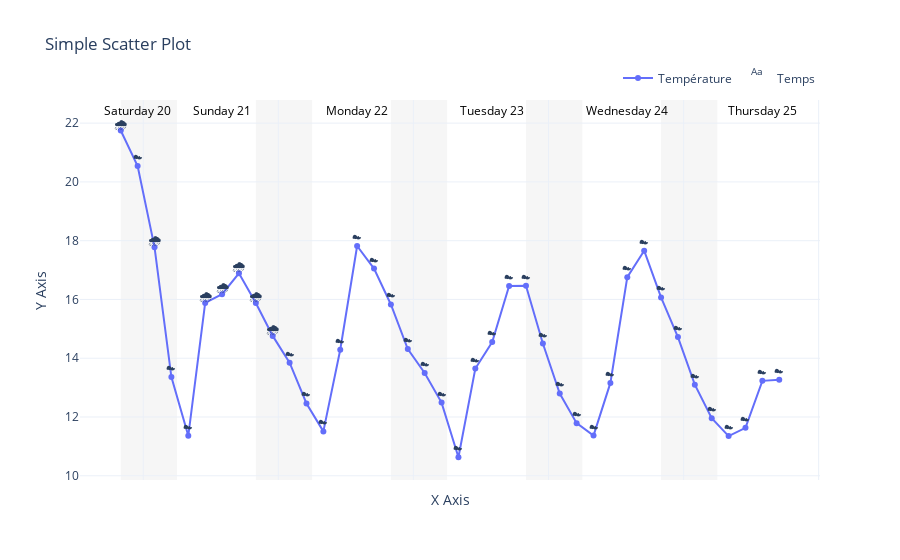

Notebook cell for this chart:
### Code cell
import plotly.graph_objects as go
from main import create_weather_plot, getForecast, geocoding, EMOJIS, API_KEY
from datetime import datetime
import pandas as pd
from streamlit_plotly_events import plotly_events

city = "Paris"
lat, lon = geocoding(city)
data = getForecast(lat, lon)

temperatures = [entry["main"]["temp"] for entry in data["list"]]
timestamps = [datetime.fromtimestamp(entry["dt"]) for entry in data["list"]]
weathers = [entry["weather"][0]["main"] for entry in data['list']]
weather_emojis = [EMOJIS.get(w, "❓") for w in weathers]

df = pd.DataFrame({
    "datetime": timestamps,
    "temperature": temperatures,
    "emoji": weather_emojis
})
df["day"] = df["datetime"].dt.date
df["hour"] = df["datetime"].dt.hour
df["datetime"] = pd.to_datetime(df["datetime"], utc=True)

# Create a scatter plot
# fig = go.Figure(data=go.Scatter(x=[1, 2, 3, 4], y=[10, 11, 12, 13], mode='markers'))
fig = create_weather_plot(df)
# Customize layout
fig.update_layout(title="Simple Scatter Plot", xaxis_title="X Axis", yaxis_title="Y Axis")

# Show the plot
fig.show()

### Figure 1 — Plotly figure (JSON) as saved in the notebook; plotly's stock layout.template omitted (floating-point values rounded to 4 significant figures)
{"data": [{"customdata": ["🌧️", "☁️", "🌧️", "☁️", "☁️", "🌧️", "🌧️", "🌧️", "🌧️", "🌧️", "☁️", "☁️", "☁️", "☁️", "☁️", "☁️", "☁️", "☁️", "☁️", "☁️", "☁️", "☁️", "☁️", "☁️", "☁️", "☁️", "☁️", "☁️", "☁️", "☁️", "☁️", "☁️", "☁️", "☁️", "☁️", "☁️", "☁️", "☁️", "☁️", "☁️"], "hovertemplate": "%{x|%A %Hh}<br>Temp: %{y:.1f}°C<br>%{customdata}", "mode": "markers+lines", "name": "Température", "type": "scatter", "x": ["2025-09-20T20:00:00.000000000", "2025-09-20T23:00:00.000000000", "2025-09-21T02:00:00.000000000", "2025-09-21T05:00:00.000000000", "2025-09-21T08:00:00.000000000", "2025-09-21T11:00:00.000000000", "2025-09-21T14:00:00.000000000", "2025-09-21T17:00:00.000000000", "2025-09-21T20:00:00.000000000", "2025-09-21T23:00:00.000000000", "2025-09-22T02:00:00.000000000", "2025-09-22T05:00:00.000000000", "2025-09-22T08:00:00.000000000", "2025-09-22T11:00:00.000000000", "2025-09-22T14:00:00.000000000", "2025-09-22T17:00:00.000000000", "2025-09-22T20:00:00.000000000", "2025-09-22T23:00:00.000000000", "2025-09-23T02:00:00.000000000", "2025-09-23T05:00:00.000000000", "2025-09-23T08:00:00.000000000", "2025-09-23T11:00:00.000000000", "2025-09-23T14:00:00.000000000", "2025-09-23T17:00:00.000000000", "2025-09-23T20:00:00.000000000", "2025-09-23T23:00:00.000000000", "2025-09-24T02:00:00.000000000", "2025-09-24T05:00:00.000000000", "2025-09-24T08:00:00.000000000", "2025-09-24T11:00:00.000000000", "2025-09-24T14:00:00.000000000", "2025-09-24T17:00:00.000000000", "2025-09-24T20:00:00.000000000", "2025-09-24T23:00:00.000000000", "2025-09-25T02:00:00.000000000", "2025-09-25T05:00:00.000000000", "2025-09-25T08:00:00.000000000", "2025-09-25T11:00:00.000000000", "2025-09-25T14:00:00.000000000", "2025-09-25T17:00:00.000000000"], "y": [21.75, 20.54, 17.78, 13.36, 11.36, 15.88, 16.18, 16.89, 15.88, 14.76, 13.85, 12.46, 11.51, 14.29, 17.82, 17.05, 15.83, 14.31, 13.5, 12.49, 10.63, 13.65, 14.55, 16.46, 16.47, 14.5, 12.8, 11.79, 11.37, 13.16, 16.76, 17.66, 16.07, 14.72, 13.1, 11.96, 11.35, 11.63, 13.23, 13.27]}, {"hoverinfo": "skip", "mode": "text", "name": "Temps", "showlegend": true, "text": ["🌧️", "☁️", "🌧️", "☁️", "☁️", "🌧️", "🌧️", "🌧️", "🌧️", "🌧️", "☁️", "☁️", "☁️", "☁️", "☁️", "☁️", "☁️", "☁️", "☁️", "☁️", "☁️", "☁️", "☁️", "☁️", "☁️", "☁️", "☁️", "☁️", "☁️", "☁️", "☁️", "☁️", "☁️", "☁️", "☁️", "☁️", "☁️", "☁️", "☁️", "☁️"], "textposition": "top center", "type": "scatter", "x": ["2025-09-20T20:00:00.000000000", "2025-09-20T23:00:00.000000000", "2025-09-21T02:00:00.000000000", "2025-09-21T05:00:00.000000000", "2025-09-21T08:00:00.000000000", "2025-09-21T11:00:00.000000000", "2025-09-21T14:00:00.000000000", "2025-09-21T17:00:00.000000000", "2025-09-21T20:00:00.000000000", "2025-09-21T23:00:00.000000000", "2025-09-22T02:00:00.000000000", "2025-09-22T05:00:00.000000000", "2025-09-22T08:00:00.000000000", "2025-09-22T11:00:00.000000000", "2025-09-22T14:00:00.000000000", "2025-09-22T17:00:00.000000000", "2025-09-22T20:00:00.000000000", "2025-09-22T23:00:00.000000000", "2025-09-23T02:00:00.000000000", "2025-09-23T05:00:00.000000000", "2025-09-23T08:00:00.000000000", "2025-09-23T11:00:00.000000000", "2025-09-23T14:00:00.000000000", "2025-09-23T17:00:00.000000000", "2025-09-23T20:00:00.000000000", "2025-09-23T23:00:00.000000000", "2025-09-24T02:00:00.000000000", "2025-09-24T05:00:00.000000000", "2025-09-24T08:00:00.000000000", "2025-09-24T11:00:00.000000000", "2025-09-24T14:00:00.000000000", "2025-09-24T17:00:00.000000000", "2025-09-24T20:00:00.000000000", "2025-09-24T23:00:00.000000000", "2025-09-25T02:00:00.000000000", "2025-09-25T05:00:00.000000000", "2025-09-25T08:00:00.000000000", "2025-09-25T11:00:00.000000000", "2025-09-25T14:00:00.000000000", "2025-09-25T17:00:00.000000000"], "y": [21.75, 20.54, 17.78, 13.36, 11.36, 15.88, 16.18, 16.89, 15.88, 14.76, 13.85, 12.46, 11.51, 14.29, 17.82, 17.05, 15.83, 14.31, 13.5, 12.49, 10.63, 13.65, 14.55, 16.46, 16.47, 14.5, 12.8, 11.79, 11.37, 13.16, 16.76, 17.66, 16.07, 14.72, 13.1, 11.96, 11.35, 11.63, 13.23, 13.27]}], "layout": {"annotations": [{"font": {"color": "black", "size": 12}, "showarrow": false, "text": "Saturday 20", "x": "2025-09-20T23:00:00+00:00", "y": 21.75, "yshift": 20}, {"font": {"color": "black", "size": 12}, "showarrow": false, "text": "Sunday 21", "x": "2025-09-21T14:00:00+00:00", "y": 21.75, "yshift": 20}, {"font": {"color": "black", "size": 12}, "showarrow": false, "text": "Monday 22", "x": "2025-09-22T14:00:00+00:00", "y": 21.75, "yshift": 20}, {"font": {"color": "black", "size": 12}, "showarrow": false, "text": "Tuesday 23", "x": "2025-09-23T14:00:00+00:00", "y": 21.75, "yshift": 20}, {"font": {"color": "black", "size": 12}, "showarrow": false, "text": "Wednesday 24", "x": "2025-09-24T14:00:00+00:00", "y": 21.75, "yshift": 20}, {"font": {"color": "black", "size": 12}, "showarrow": false, "text": "Thursday 25", "x": "2025-09-25T14:00:00+00:00", "y": 21.75, "yshift": 20}], "hovermode": "x unified", "legend": {"orientation": "h", "x": 1, "xanchor": "right", "y": 1.02, "yanchor": "bottom"}, "shapes": [{"fillcolor": "lightgray", "layer": "below", "line": {"width": 0}, "opacity": 0.2, "type": "rect", "x0": "2025-09-20T20:00:00+00:00", "x1": "2025-09-21T06:00:00+00:00", "xref": "x", "y0": 0, "y1": 1, "yref": "y domain"}, {"fillcolor": "lightgray", "layer": "below", "line": {"width": 0}, "opacity": 0.2, "type": "rect", "x0": "2025-09-21T20:00:00+00:00", "x1": "2025-09-22T06:00:00+00:00", "xref": "x", "y0": 0, "y1": 1, "yref": "y domain"}, {"fillcolor": "lightgray", "layer": "below", "line": {"width": 0}, "opacity": 0.2, "type": "rect", "x0": "2025-09-22T20:00:00+00:00", "x1": "2025-09-23T06:00:00+00:00", "xref": "x", "y0": 0, "y1": 1, "yref": "y domain"}, {"fillcolor": "lightgray", "layer": "below", "line": {"width": 0}, "opacity": 0.2, "type": "rect", "x0": "2025-09-23T20:00:00+00:00", "x1": "2025-09-24T06:00:00+00:00", "xref": "x", "y0": 0, "y1": 1, "yref": "y domain"}, {"fillcolor": "lightgray", "layer": "below", "line": {"width": 0}, "opacity": 0.2, "type": "rect", "x0": "2025-09-24T20:00:00+00:00", "x1": "2025-09-25T06:00:00+00:00", "xref": "x", "y0": 0, "y1": 1, "yref": "y domain"}], "title": {"text": "Simple Scatter Plot"}, "xaxis": {"showticklabels": false, "title": {"text": "X Axis"}}, "yaxis": {"title": {"text": "Y Axis"}}}}
